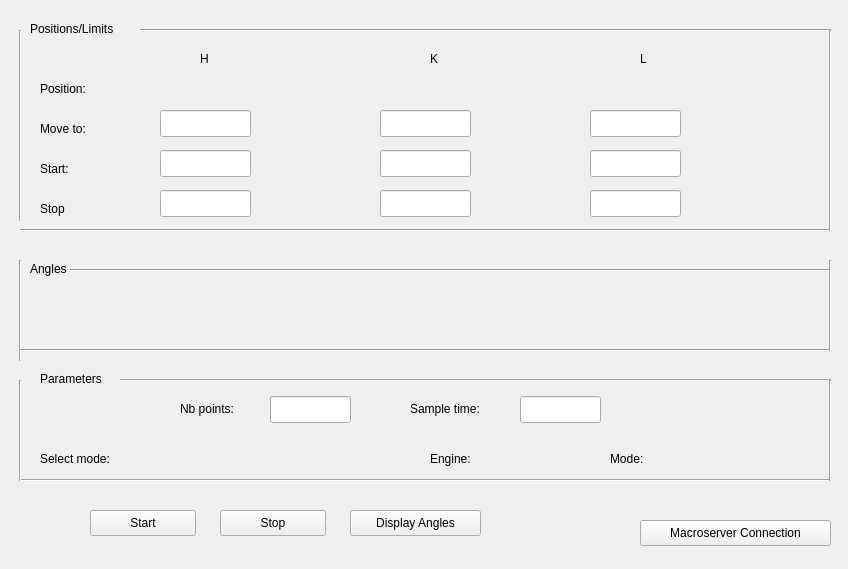
<?xml version="1.0" encoding="UTF-8"?>
<ui version="4.0">
 <class>HKLScan</class>
 <widget class="TaurusWidget" name="HKLScan">
  <property name="geometry">
   <rect>
    <x>0</x>
    <y>0</y>
    <width>848</width>
    <height>569</height>
   </rect>
  </property>
  <property name="windowTitle">
   <string>hklscan</string>
  </property>
  <widget class="Line" name="line">
   <property name="geometry">
    <rect>
     <x>20</x>
     <y>220</y>
     <width>811</width>
     <height>20</height>
    </rect>
   </property>
   <property name="orientation">
    <enum>Qt::Horizontal</enum>
   </property>
  </widget>
  <widget class="Line" name="line_2">
   <property name="geometry">
    <rect>
     <x>10</x>
     <y>30</y>
     <width>20</width>
     <height>191</height>
    </rect>
   </property>
   <property name="orientation">
    <enum>Qt::Vertical</enum>
   </property>
  </widget>
  <widget class="Line" name="line_3">
   <property name="geometry">
    <rect>
     <x>140</x>
     <y>20</y>
     <width>691</width>
     <height>20</height>
    </rect>
   </property>
   <property name="orientation">
    <enum>Qt::Horizontal</enum>
   </property>
  </widget>
  <widget class="Line" name="line_4">
   <property name="geometry">
    <rect>
     <x>820</x>
     <y>30</y>
     <width>20</width>
     <height>201</height>
    </rect>
   </property>
   <property name="orientation">
    <enum>Qt::Vertical</enum>
   </property>
  </widget>
  <widget class="QLabel" name="label">
   <property name="geometry">
    <rect>
     <x>30</x>
     <y>20</y>
     <width>111</width>
     <height>17</height>
    </rect>
   </property>
   <property name="text">
    <string>Positions/Limits</string>
   </property>
  </widget>
  <widget class="QLabel" name="label_2">
   <property name="geometry">
    <rect>
     <x>40</x>
     <y>80</y>
     <width>61</width>
     <height>17</height>
    </rect>
   </property>
   <property name="text">
    <string>Position:</string>
   </property>
  </widget>
  <widget class="QLabel" name="label_3">
   <property name="geometry">
    <rect>
     <x>200</x>
     <y>50</y>
     <width>16</width>
     <height>17</height>
    </rect>
   </property>
   <property name="text">
    <string>H</string>
   </property>
  </widget>
  <widget class="QLabel" name="label_4">
   <property name="geometry">
    <rect>
     <x>430</x>
     <y>50</y>
     <width>16</width>
     <height>17</height>
    </rect>
   </property>
   <property name="text">
    <string>K</string>
   </property>
  </widget>
  <widget class="QLabel" name="label_5">
   <property name="geometry">
    <rect>
     <x>640</x>
     <y>50</y>
     <width>16</width>
     <height>17</height>
    </rect>
   </property>
   <property name="text">
    <string>L</string>
   </property>
  </widget>
  <widget class="TaurusValueLineEdit" name="taurusValueLineH">
   <property name="geometry">
    <rect>
     <x>160</x>
     <y>110</y>
     <width>91</width>
     <height>27</height>
    </rect>
   </property>
  </widget>
  <widget class="TaurusValueLineEdit" name="taurusValueLineK">
   <property name="geometry">
    <rect>
     <x>380</x>
     <y>110</y>
     <width>91</width>
     <height>27</height>
    </rect>
   </property>
  </widget>
  <widget class="TaurusValueLineEdit" name="taurusValueLineL">
   <property name="geometry">
    <rect>
     <x>590</x>
     <y>110</y>
     <width>91</width>
     <height>27</height>
    </rect>
   </property>
  </widget>
  <widget class="QLabel" name="label_6">
   <property name="geometry">
    <rect>
     <x>40</x>
     <y>160</y>
     <width>61</width>
     <height>17</height>
    </rect>
   </property>
   <property name="text">
    <string>Start:</string>
   </property>
  </widget>
  <widget class="QLabel" name="label_7">
   <property name="geometry">
    <rect>
     <x>40</x>
     <y>200</y>
     <width>61</width>
     <height>17</height>
    </rect>
   </property>
   <property name="text">
    <string>Stop</string>
   </property>
  </widget>
  <widget class="QLineEdit" name="lineEditStartH">
   <property name="geometry">
    <rect>
     <x>160</x>
     <y>150</y>
     <width>91</width>
     <height>27</height>
    </rect>
   </property>
   <property name="layoutDirection">
    <enum>Qt::RightToLeft</enum>
   </property>
  </widget>
  <widget class="QLineEdit" name="lineEditStartL">
   <property name="geometry">
    <rect>
     <x>590</x>
     <y>150</y>
     <width>91</width>
     <height>27</height>
    </rect>
   </property>
   <property name="layoutDirection">
    <enum>Qt::RightToLeft</enum>
   </property>
  </widget>
  <widget class="QLineEdit" name="lineEditStartK">
   <property name="geometry">
    <rect>
     <x>380</x>
     <y>150</y>
     <width>91</width>
     <height>27</height>
    </rect>
   </property>
   <property name="layoutDirection">
    <enum>Qt::RightToLeft</enum>
   </property>
  </widget>
  <widget class="QLineEdit" name="lineEditStopH">
   <property name="geometry">
    <rect>
     <x>160</x>
     <y>190</y>
     <width>91</width>
     <height>27</height>
    </rect>
   </property>
   <property name="layoutDirection">
    <enum>Qt::RightToLeft</enum>
   </property>
  </widget>
  <widget class="QLineEdit" name="lineEditStopK">
   <property name="geometry">
    <rect>
     <x>380</x>
     <y>190</y>
     <width>91</width>
     <height>27</height>
    </rect>
   </property>
   <property name="layoutDirection">
    <enum>Qt::RightToLeft</enum>
   </property>
  </widget>
  <widget class="QLineEdit" name="lineEditStopL">
   <property name="geometry">
    <rect>
     <x>590</x>
     <y>190</y>
     <width>91</width>
     <height>27</height>
    </rect>
   </property>
   <property name="layoutDirection">
    <enum>Qt::RightToLeft</enum>
   </property>
  </widget>
  <widget class="QLabel" name="label_8">
   <property name="geometry">
    <rect>
     <x>30</x>
     <y>260</y>
     <width>111</width>
     <height>17</height>
    </rect>
   </property>
   <property name="text">
    <string>Angles</string>
   </property>
  </widget>
  <widget class="Line" name="line_5">
   <property name="geometry">
    <rect>
     <x>70</x>
     <y>260</y>
     <width>761</width>
     <height>20</height>
    </rect>
   </property>
   <property name="orientation">
    <enum>Qt::Horizontal</enum>
   </property>
  </widget>
  <widget class="Line" name="line_6">
   <property name="geometry">
    <rect>
     <x>10</x>
     <y>260</y>
     <width>20</width>
     <height>101</height>
    </rect>
   </property>
   <property name="orientation">
    <enum>Qt::Vertical</enum>
   </property>
  </widget>
  <widget class="Line" name="line_7">
   <property name="geometry">
    <rect>
     <x>20</x>
     <y>340</y>
     <width>811</width>
     <height>20</height>
    </rect>
   </property>
   <property name="orientation">
    <enum>Qt::Horizontal</enum>
   </property>
  </widget>
  <widget class="Line" name="line_8">
   <property name="geometry">
    <rect>
     <x>820</x>
     <y>260</y>
     <width>20</width>
     <height>91</height>
    </rect>
   </property>
   <property name="orientation">
    <enum>Qt::Vertical</enum>
   </property>
  </widget>
  <widget class="QLabel" name="label_9">
   <property name="geometry">
    <rect>
     <x>40</x>
     <y>120</y>
     <width>61</width>
     <height>17</height>
    </rect>
   </property>
   <property name="text">
    <string>Move to:</string>
   </property>
  </widget>
  <widget class="TaurusLabel" name="taurusLabelValueH">
   <property name="geometry">
    <rect>
     <x>170</x>
     <y>80</y>
     <width>81</width>
     <height>19</height>
    </rect>
   </property>
  </widget>
  <widget class="TaurusLabel" name="taurusLabelValueK">
   <property name="geometry">
    <rect>
     <x>390</x>
     <y>80</y>
     <width>81</width>
     <height>19</height>
    </rect>
   </property>
  </widget>
  <widget class="TaurusLabel" name="taurusLabelValueL">
   <property name="geometry">
    <rect>
     <x>600</x>
     <y>80</y>
     <width>81</width>
     <height>19</height>
    </rect>
   </property>
  </widget>
  <widget class="QLabel" name="label_10">
   <property name="geometry">
    <rect>
     <x>40</x>
     <y>370</y>
     <width>111</width>
     <height>17</height>
    </rect>
   </property>
   <property name="text">
    <string>Parameters</string>
   </property>
  </widget>
  <widget class="Line" name="line_9">
   <property name="geometry">
    <rect>
     <x>120</x>
     <y>370</y>
     <width>711</width>
     <height>20</height>
    </rect>
   </property>
   <property name="orientation">
    <enum>Qt::Horizontal</enum>
   </property>
  </widget>
  <widget class="Line" name="line_10">
   <property name="geometry">
    <rect>
     <x>20</x>
     <y>470</y>
     <width>811</width>
     <height>20</height>
    </rect>
   </property>
   <property name="orientation">
    <enum>Qt::Horizontal</enum>
   </property>
  </widget>
  <widget class="Line" name="line_11">
   <property name="geometry">
    <rect>
     <x>10</x>
     <y>380</y>
     <width>20</width>
     <height>101</height>
    </rect>
   </property>
   <property name="orientation">
    <enum>Qt::Vertical</enum>
   </property>
  </widget>
  <widget class="Line" name="line_12">
   <property name="geometry">
    <rect>
     <x>820</x>
     <y>380</y>
     <width>20</width>
     <height>101</height>
    </rect>
   </property>
   <property name="orientation">
    <enum>Qt::Vertical</enum>
   </property>
  </widget>
  <widget class="QLabel" name="label_11">
   <property name="geometry">
    <rect>
     <x>180</x>
     <y>400</y>
     <width>71</width>
     <height>17</height>
    </rect>
   </property>
   <property name="text">
    <string>Nb points:</string>
   </property>
  </widget>
  <widget class="QLineEdit" name="LineEditNbpoints">
   <property name="geometry">
    <rect>
     <x>270</x>
     <y>396</y>
     <width>81</width>
     <height>27</height>
    </rect>
   </property>
   <property name="layoutDirection">
    <enum>Qt::RightToLeft</enum>
   </property>
  </widget>
  <widget class="QLabel" name="label_12">
   <property name="geometry">
    <rect>
     <x>410</x>
     <y>400</y>
     <width>101</width>
     <height>17</height>
    </rect>
   </property>
   <property name="text">
    <string>Sample time:</string>
   </property>
  </widget>
  <widget class="QLineEdit" name="LineEditSampleTime">
   <property name="geometry">
    <rect>
     <x>520</x>
     <y>396</y>
     <width>81</width>
     <height>27</height>
    </rect>
   </property>
   <property name="layoutDirection">
    <enum>Qt::RightToLeft</enum>
   </property>
  </widget>
  <widget class="QLabel" name="label_13">
   <property name="geometry">
    <rect>
     <x>610</x>
     <y>450</y>
     <width>41</width>
     <height>17</height>
    </rect>
   </property>
   <property name="text">
    <string>Mode:</string>
   </property>
  </widget>
  <widget class="QLabel" name="label_14">
   <property name="geometry">
    <rect>
     <x>430</x>
     <y>450</y>
     <width>61</width>
     <height>17</height>
    </rect>
   </property>
   <property name="text">
    <string>Engine:</string>
   </property>
  </widget>
  <widget class="TaurusLabel" name="taurusLabelEngine">
   <property name="geometry">
    <rect>
     <x>490</x>
     <y>450</y>
     <width>91</width>
     <height>19</height>
    </rect>
   </property>
  </widget>
  <widget class="TaurusLabel" name="taurusLabelEngineMode">
   <property name="geometry">
    <rect>
     <x>660</x>
     <y>450</y>
     <width>161</width>
     <height>19</height>
    </rect>
   </property>
  </widget>
  <widget class="QLabel" name="label_15">
   <property name="geometry">
    <rect>
     <x>40</x>
     <y>450</y>
     <width>91</width>
     <height>17</height>
    </rect>
   </property>
   <property name="text">
    <string>Select mode:</string>
   </property>
  </widget>
  <widget class="QPushButton" name="hklStartScanButton">
   <property name="geometry">
    <rect>
     <x>90</x>
     <y>510</y>
     <width>106</width>
     <height>26</height>
    </rect>
   </property>
   <property name="text">
    <string>Start</string>
   </property>
  </widget>
  <widget class="QPushButton" name="hklStopScanButton">
   <property name="geometry">
    <rect>
     <x>220</x>
     <y>510</y>
     <width>106</width>
     <height>26</height>
    </rect>
   </property>
   <property name="text">
    <string>Stop</string>
   </property>
  </widget>
  <widget class="QPushButton" name="MacroServerConnectionButton">
   <property name="geometry">
    <rect>
     <x>640</x>
     <y>520</y>
     <width>191</width>
     <height>26</height>
    </rect>
   </property>
   <property name="text">
    <string>Macroserver Connection</string>
   </property>
  </widget>
  <widget class="QPushButton" name="hklDisplayAnglesButton">
   <property name="geometry">
    <rect>
     <x>350</x>
     <y>510</y>
     <width>131</width>
     <height>26</height>
    </rect>
   </property>
   <property name="text">
    <string>Display Angles</string>
   </property>
  </widget>
 </widget>
 <customwidgets>
  <customwidget>
   <class>TaurusWidget</class>
   <extends>QWidget</extends>
   <header>taurus.qt.qtgui.container</header>
   <container>1</container>
  </customwidget>
  <customwidget>
   <class>TaurusLabel</class>
   <extends>QLabel</extends>
   <header>taurus.qt.qtgui.display</header>
  </customwidget>
  <customwidget>
   <class>TaurusValueLineEdit</class>
   <extends>QLineEdit</extends>
   <header>taurus.qt.qtgui.input</header>
  </customwidget>
 </customwidgets>
 <resources/>
 <connections/>
</ui>
